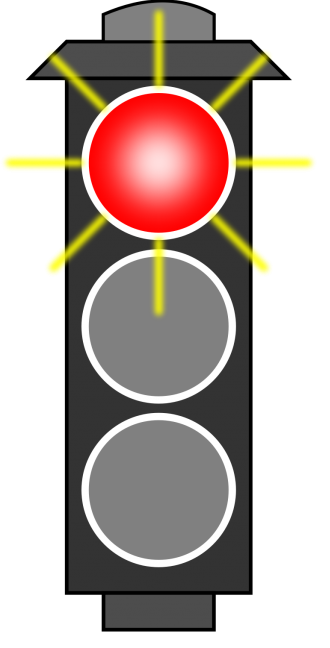
#> input picture red.png, 330 x 648 px
$ python task_1.py
#> lines starting #> are read from the running program, lines starting #| are printed output that depends on the picture
"""1. Создать класс TrafficLight (светофор)
и определить у него один атрибут color (цвет) и метод running (запуск). Атрибут реализовать
как приватный. В рамках метода реализовать переключение светофора в режимы: красный, желтый, зеленый.
Продолжительность первого состояния (красный) составляет 7 секунд, второго (желтый) — 2 секунды,
третьего (зеленый) — на ваше усмотрение. Переключение между режимами должно осуществляться только
в указанном порядке (красный, желтый, зеленый). Проверить работу примера, создав экземпляр и вызвав
описанный метод.Задачу можно усложнить, реализовав проверку порядка режимов,
и при его нарушении выводить соответствующее сообщение и завершать скрипт.
"""
import itertools
import time
from PIL import Image

class TrafficLight:
        def __init__(self):
            self._color = 'RED'


        def running(self):
            for el in itertools.cycle((0, 1, 2)):
                image = Image.open("red.png")
#> image is the input picture: PIL image 330x648 RGBA; mean R, G, B, A 70.1, 56.5, 48.2, 137.2
                image.show()
                print("Waiting for 7 seconds before YELLOW color")
                time.sleep(7)
                self._color = 'YELLOW'
                image.close()
                image = Image.open("yellow.png")
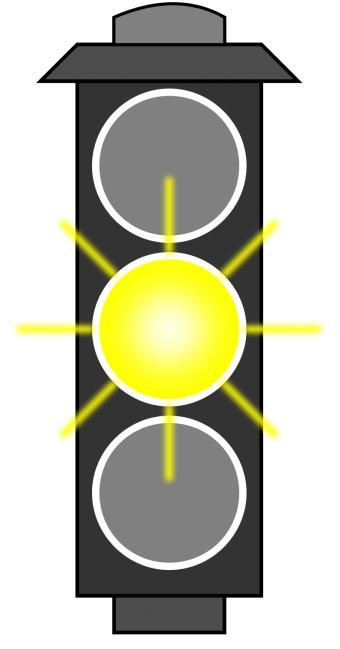
#> input picture yellow.png, 340 x 649 px
#> image is the input picture: PIL image 340x649 RGBA; mean R, G, B, A 68.5, 68.5, 46.7, 133.3
                image.show()
                print("Waiting for 2 seconds before GREEN color")
                time.sleep(2)
                self._color = 'GREEN'
                image.close()
                image = Image.open("green.png")
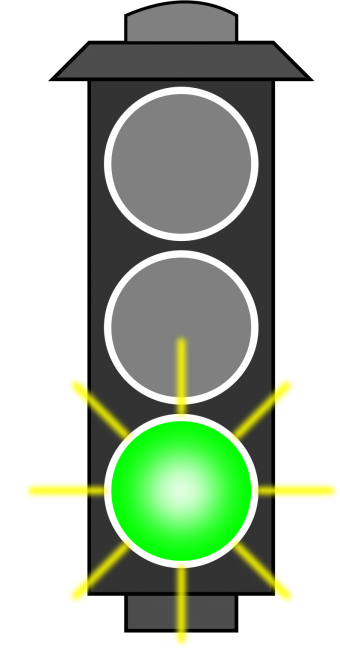
#> input picture green.png, 340 x 649 px
#> image is the input picture: PIL image 340x649 RGBA; mean R, G, B, A 55.9, 69, 46.9, 133.4
                image.show()
                print("Waiting for 5 seconds before RED color")
                time.sleep(5)
                self._color = 'RED'


a = TrafficLight()
a.running()
